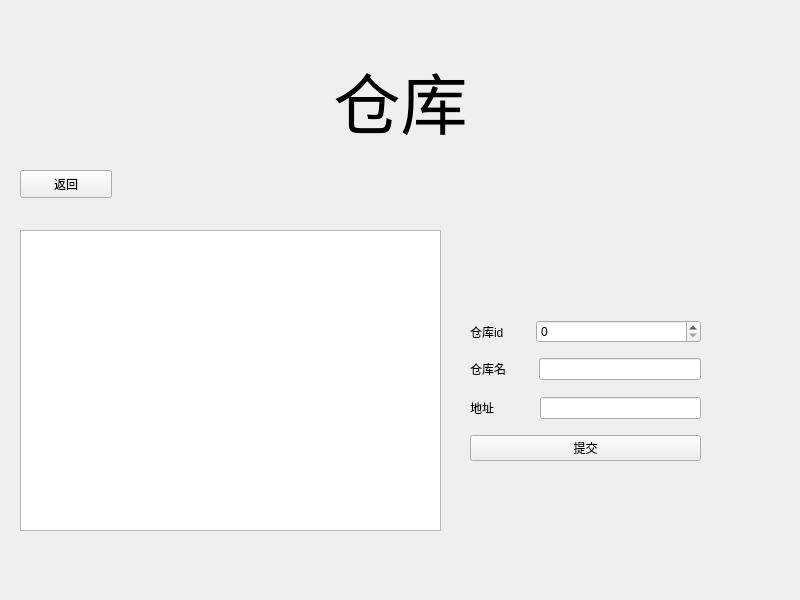
<?xml version="1.0" encoding="UTF-8"?>
<ui version="4.0">
 <class>storehouse</class>
 <widget class="QWidget" name="storehouse">
  <property name="geometry">
   <rect>
    <x>0</x>
    <y>0</y>
    <width>800</width>
    <height>600</height>
   </rect>
  </property>
  <property name="windowTitle">
   <string>Form</string>
  </property>
  <widget class="QWidget" name="widget" native="true">
   <property name="geometry">
    <rect>
     <x>0</x>
     <y>0</y>
     <width>800</width>
     <height>600</height>
    </rect>
   </property>
   <property name="styleSheet">
    <string notr="true">#widget{background-image: url(:/new/prefix1/10002.png);}</string>
   </property>
   <widget class="QWidget" name="layoutWidget">
    <property name="geometry">
     <rect>
      <x>470</x>
      <y>320</y>
      <width>231</width>
      <height>141</height>
     </rect>
    </property>
    <layout class="QVBoxLayout" name="verticalLayout_2">
     <item>
      <layout class="QVBoxLayout" name="verticalLayout">
       <item>
        <layout class="QFormLayout" name="formLayout">
         <item row="0" column="0">
          <widget class="QLabel" name="label">
           <property name="text">
            <string>仓库id        </string>
           </property>
          </widget>
         </item>
         <item row="0" column="1">
          <widget class="QSpinBox" name="spinBox"/>
         </item>
        </layout>
       </item>
       <item>
        <layout class="QFormLayout" name="formLayout_2">
         <item row="0" column="0">
          <widget class="QLabel" name="label_3">
           <property name="text">
            <string>仓库名        </string>
           </property>
          </widget>
         </item>
         <item row="0" column="1">
          <widget class="QLineEdit" name="lineEdit"/>
         </item>
        </layout>
       </item>
       <item>
        <layout class="QFormLayout" name="formLayout_3">
         <item row="0" column="0">
          <widget class="QLabel" name="label_2">
           <property name="text">
            <string>地址            </string>
           </property>
          </widget>
         </item>
         <item row="0" column="1">
          <widget class="QLineEdit" name="lineEdit_2"/>
         </item>
        </layout>
       </item>
      </layout>
     </item>
     <item>
      <widget class="QPushButton" name="pushButton_2">
       <property name="text">
        <string>提交</string>
       </property>
      </widget>
     </item>
    </layout>
   </widget>
   <widget class="QTableView" name="tableView">
    <property name="geometry">
     <rect>
      <x>20</x>
      <y>230</y>
      <width>421</width>
      <height>301</height>
     </rect>
    </property>
   </widget>
   <widget class="QLabel" name="label_4">
    <property name="geometry">
     <rect>
      <x>0</x>
      <y>60</y>
      <width>801</width>
      <height>81</height>
     </rect>
    </property>
    <property name="font">
     <font>
      <pointsize>50</pointsize>
     </font>
    </property>
    <property name="text">
     <string>仓库</string>
    </property>
    <property name="alignment">
     <set>Qt::AlignCenter</set>
    </property>
   </widget>
   <widget class="QPushButton" name="pushButton">
    <property name="geometry">
     <rect>
      <x>20</x>
      <y>170</y>
      <width>92</width>
      <height>28</height>
     </rect>
    </property>
    <property name="text">
     <string>返回</string>
    </property>
   </widget>
  </widget>
 </widget>
 <resources/>
 <connections/>
</ui>
